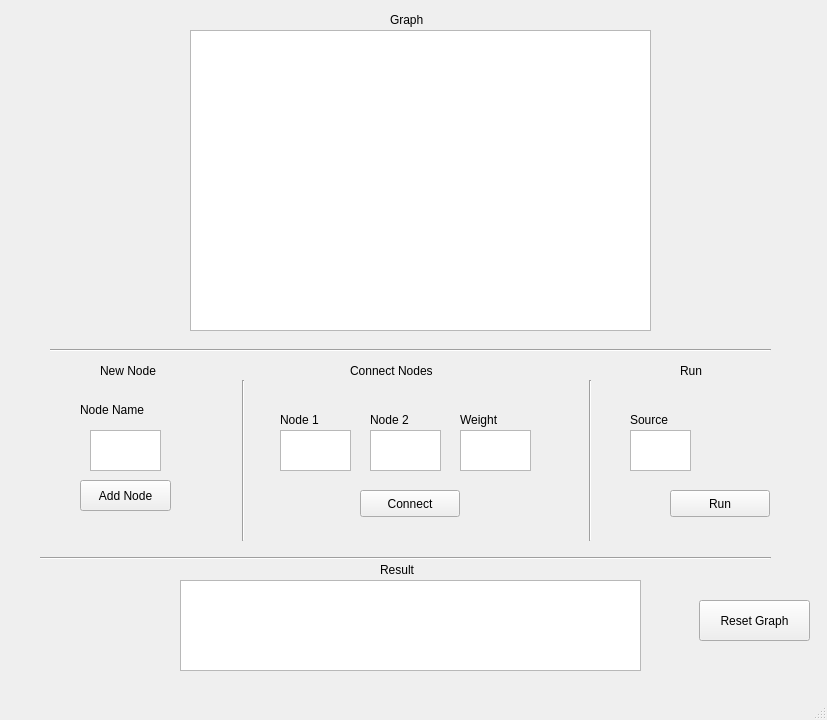
<?xml version="1.0" encoding="UTF-8"?>
<ui version="4.0">
 <class>Dijsktra</class>
 <widget class="QMainWindow" name="Dijsktra">
  <property name="geometry">
   <rect>
    <x>0</x>
    <y>0</y>
    <width>827</width>
    <height>720</height>
   </rect>
  </property>
  <property name="windowTitle">
   <string>MainWindow</string>
  </property>
  <widget class="QWidget" name="centralwidget">
   <widget class="QTextEdit" name="node1_text">
    <property name="geometry">
     <rect>
      <x>280</x>
      <y>430</y>
      <width>71</width>
      <height>41</height>
     </rect>
    </property>
   </widget>
   <widget class="QTextEdit" name="node2_text">
    <property name="geometry">
     <rect>
      <x>370</x>
      <y>430</y>
      <width>71</width>
      <height>41</height>
     </rect>
    </property>
   </widget>
   <widget class="QPushButton" name="addnode_button">
    <property name="geometry">
     <rect>
      <x>80</x>
      <y>480</y>
      <width>91</width>
      <height>31</height>
     </rect>
    </property>
    <property name="text">
     <string>Add Node</string>
    </property>
   </widget>
   <widget class="QTextEdit" name="newnode_text">
    <property name="geometry">
     <rect>
      <x>90</x>
      <y>430</y>
      <width>71</width>
      <height>41</height>
     </rect>
    </property>
    <property name="html">
     <string>&lt;!DOCTYPE HTML PUBLIC &quot;-//W3C//DTD HTML 4.0//EN&quot; &quot;http://www.w3.org/TR/REC-html40/strict.dtd&quot;&gt;
&lt;html&gt;&lt;head&gt;&lt;meta name=&quot;qrichtext&quot; content=&quot;1&quot; /&gt;&lt;meta charset=&quot;utf-8&quot; /&gt;&lt;style type=&quot;text/css&quot;&gt;
p, li { white-space: pre-wrap; }
hr { height: 1px; border-width: 0; }
li.unchecked::marker { content: &quot;\2610&quot;; }
li.checked::marker { content: &quot;\2612&quot;; }
&lt;/style&gt;&lt;/head&gt;&lt;body style=&quot; font-family:'Segoe UI'; font-size:9pt; font-weight:400; font-style:normal;&quot;&gt;
&lt;p style=&quot;-qt-paragraph-type:empty; margin-top:0px; margin-bottom:0px; margin-left:0px; margin-right:0px; -qt-block-indent:0; text-indent:0px; font-family:'DejaVu Sans'; font-size:12pt;&quot;&gt;&lt;br /&gt;&lt;/p&gt;&lt;/body&gt;&lt;/html&gt;</string>
    </property>
   </widget>
   <widget class="QLabel" name="label">
    <property name="geometry">
     <rect>
      <x>80</x>
      <y>400</y>
      <width>101</width>
      <height>20</height>
     </rect>
    </property>
    <property name="text">
     <string>Node Name</string>
    </property>
   </widget>
   <widget class="QLabel" name="label_2">
    <property name="geometry">
     <rect>
      <x>100</x>
      <y>360</y>
      <width>81</width>
      <height>21</height>
     </rect>
    </property>
    <property name="text">
     <string>New Node</string>
    </property>
   </widget>
   <widget class="QLabel" name="label_3">
    <property name="geometry">
     <rect>
      <x>350</x>
      <y>360</y>
      <width>121</width>
      <height>21</height>
     </rect>
    </property>
    <property name="text">
     <string>Connect Nodes</string>
    </property>
   </widget>
   <widget class="QLabel" name="label_4">
    <property name="geometry">
     <rect>
      <x>280</x>
      <y>410</y>
      <width>71</width>
      <height>19</height>
     </rect>
    </property>
    <property name="text">
     <string>Node 1</string>
    </property>
   </widget>
   <widget class="QLabel" name="label_5">
    <property name="geometry">
     <rect>
      <x>370</x>
      <y>410</y>
      <width>71</width>
      <height>19</height>
     </rect>
    </property>
    <property name="text">
     <string>Node 2</string>
    </property>
   </widget>
   <widget class="QTextEdit" name="weight_text">
    <property name="geometry">
     <rect>
      <x>460</x>
      <y>430</y>
      <width>71</width>
      <height>41</height>
     </rect>
    </property>
   </widget>
   <widget class="QLabel" name="label_6">
    <property name="geometry">
     <rect>
      <x>460</x>
      <y>410</y>
      <width>79</width>
      <height>19</height>
     </rect>
    </property>
    <property name="text">
     <string>Weight</string>
    </property>
   </widget>
   <widget class="QGraphicsView" name="graph_view">
    <property name="geometry">
     <rect>
      <x>190</x>
      <y>30</y>
      <width>461</width>
      <height>301</height>
     </rect>
    </property>
   </widget>
   <widget class="QLabel" name="label_7">
    <property name="geometry">
     <rect>
      <x>390</x>
      <y>10</y>
      <width>51</width>
      <height>19</height>
     </rect>
    </property>
    <property name="text">
     <string>Graph</string>
    </property>
   </widget>
   <widget class="Line" name="line">
    <property name="geometry">
     <rect>
      <x>223</x>
      <y>380</y>
      <width>41</width>
      <height>161</height>
     </rect>
    </property>
    <property name="orientation">
     <enum>Qt::Vertical</enum>
    </property>
   </widget>
   <widget class="Line" name="line_2">
    <property name="geometry">
     <rect>
      <x>570</x>
      <y>380</y>
      <width>41</width>
      <height>161</height>
     </rect>
    </property>
    <property name="orientation">
     <enum>Qt::Vertical</enum>
    </property>
   </widget>
   <widget class="QLabel" name="label_8">
    <property name="geometry">
     <rect>
      <x>680</x>
      <y>360</y>
      <width>31</width>
      <height>21</height>
     </rect>
    </property>
    <property name="text">
     <string>Run</string>
    </property>
   </widget>
   <widget class="QTextEdit" name="textEdit">
    <property name="geometry">
     <rect>
      <x>630</x>
      <y>430</y>
      <width>61</width>
      <height>41</height>
     </rect>
    </property>
   </widget>
   <widget class="QLabel" name="label_9">
    <property name="geometry">
     <rect>
      <x>630</x>
      <y>410</y>
      <width>61</width>
      <height>19</height>
     </rect>
    </property>
    <property name="text">
     <string>Source</string>
    </property>
   </widget>
   <widget class="QPushButton" name="run_button">
    <property name="geometry">
     <rect>
      <x>670</x>
      <y>490</y>
      <width>100</width>
      <height>27</height>
     </rect>
    </property>
    <property name="text">
     <string>Run</string>
    </property>
   </widget>
   <widget class="Line" name="line_3">
    <property name="geometry">
     <rect>
      <x>50</x>
      <y>340</y>
      <width>721</width>
      <height>20</height>
     </rect>
    </property>
    <property name="orientation">
     <enum>Qt::Horizontal</enum>
    </property>
   </widget>
   <widget class="Line" name="line_4">
    <property name="geometry">
     <rect>
      <x>40</x>
      <y>550</y>
      <width>731</width>
      <height>16</height>
     </rect>
    </property>
    <property name="orientation">
     <enum>Qt::Horizontal</enum>
    </property>
   </widget>
   <widget class="QLabel" name="label_11">
    <property name="geometry">
     <rect>
      <x>380</x>
      <y>560</y>
      <width>51</width>
      <height>19</height>
     </rect>
    </property>
    <property name="text">
     <string>Result</string>
    </property>
   </widget>
   <widget class="QTextEdit" name="textEdit_3">
    <property name="geometry">
     <rect>
      <x>180</x>
      <y>580</y>
      <width>461</width>
      <height>91</height>
     </rect>
    </property>
    <property name="readOnly">
     <bool>true</bool>
    </property>
   </widget>
   <widget class="QPushButton" name="connect_button">
    <property name="geometry">
     <rect>
      <x>360</x>
      <y>490</y>
      <width>100</width>
      <height>27</height>
     </rect>
    </property>
    <property name="text">
     <string>Connect</string>
    </property>
   </widget>
   <widget class="QPushButton" name="resetgraph_button">
    <property name="geometry">
     <rect>
      <x>699</x>
      <y>600</y>
      <width>111</width>
      <height>41</height>
     </rect>
    </property>
    <property name="text">
     <string>Reset Graph</string>
    </property>
   </widget>
  </widget>
  <widget class="QMenuBar" name="menubar">
   <property name="geometry">
    <rect>
     <x>0</x>
     <y>0</y>
     <width>827</width>
     <height>21</height>
    </rect>
   </property>
  </widget>
  <widget class="QStatusBar" name="statusbar"/>
 </widget>
 <resources/>
 <connections/>
</ui>
